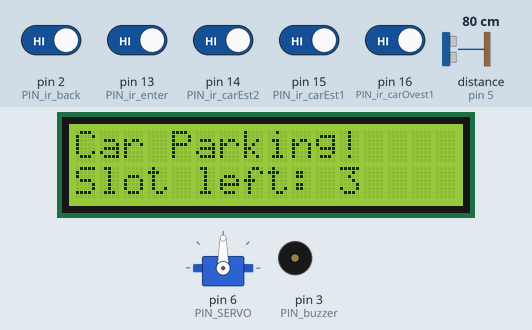
Recording of a sketch running on a simulated Arduino Uno, built for the host (arithmetic inside an expression is 32-bit, double 64-bit). Parts: 16×2 character LCD, servo, buzzer (waves = sounding). Wiring (inferred from the names in the program): ultrasonic range finder: trigger pin 4; echo pin 5. The test bench sets the inputs (shaded band); at power-on: pin 2 (PIN_ir_back), pin 13 (PIN_ir_enter), pin 14 (PIN_ir_carEst2), pin 15 (PIN_ir_carEst1), pin 16 (PIN_ir_carOvest1) HIGH, distance to the obstacle (sensor on pin 5) 80 cm. The echo pulse lasts 58.3 µs per cm; what the sketch prints to the serial monitor is not drawn.

Above: at 1.2 s.
1.3 s: pin 13 (PIN_ir_enter) driven LOW
At 3.1 s:
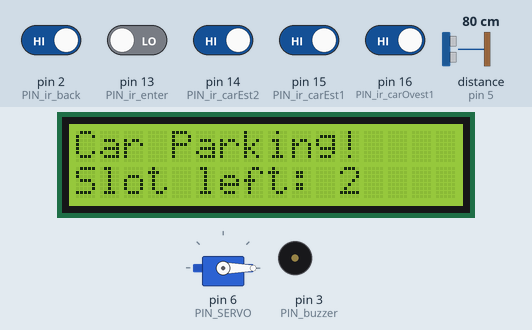
4.3 s: distance to the obstacle (sensor on pin 5) set to 13 cm
5.8 s: distance to the obstacle (sensor on pin 5) set to 10 cm
At 6.3 s:
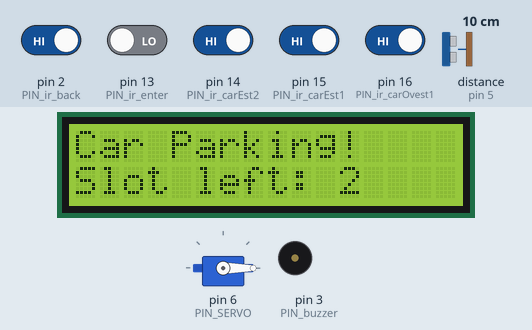
8.8 s: pin 2 (PIN_ir_back) driven LOW
10.9 s: pin 2 (PIN_ir_back) driven HIGH
At 13.2 s:
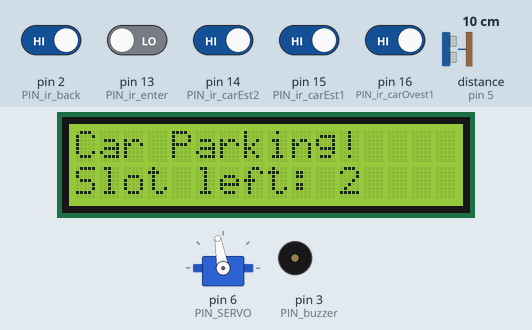
13.9 s: distance to the obstacle (sensor on pin 5) set to 18 cm
At 15.7 s:
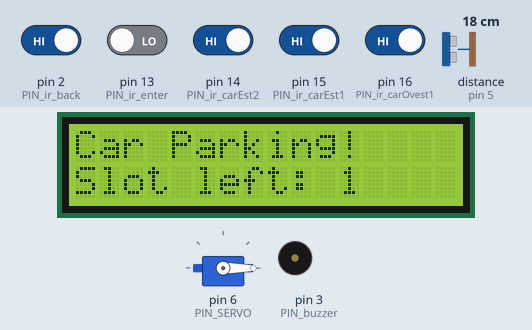
Timing chart, 0 to 16.5 s (numbered marks = the images above; inputs shaded):
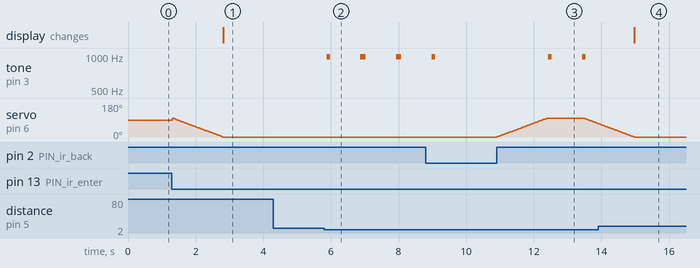

The sketch:

CarParking.ino
```cpp
#include <LiquidCrystal.h>
#include <Servo.h>
#include "SR04.h"

#define TRIG_PIN 4 //pin per sensore ultrasuono
#define ECHO_PIN 5 //pin per sensore ultrasuono
#define PIN_SERVO 6
#define PIN_ir_enter 13 //sbarra ingresso
#define PIN_ir_back 2   //sbarra uscita
#define PIN_ir_carOvest1 16
#define PIN_ir_carEst1 15
#define PIN_ir_carEst2 14
#define PIN_buzzer 3


SR04 sr04 = SR04(ECHO_PIN,TRIG_PIN);
long a;       //valore letto dal sensore ad ultrasuoni
int flag1=0,flag2=0;
int slot=3;
int S1=0,S2=0,S3=0;  //zero se posti liberi
int stato=0,i;

Servo servo;
LiquidCrystal lcd(7, 8, 9, 10, 11, 12);

void setup() {
  Serial.begin(9600);
  pinMode(PIN_buzzer,OUTPUT);
  pinMode(PIN_SERVO,OUTPUT);
  pinMode(PIN_ir_enter,INPUT);
  pinMode(PIN_ir_back,INPUT);
  pinMode(PIN_ir_carOvest1,INPUT);
  pinMode(PIN_ir_carEst1,INPUT);
  pinMode(PIN_ir_carEst1,INPUT);

  readSensor();
  stato = S1+S2+S3;
  slot = slot-stato;

  lcd.begin(16, 2);
  lcd.print("Car Parking!");
  lcd.setCursor(0, 1);
  lcd.print("Slot left: ");
  lcd.print(slot);

  servo.attach(PIN_SERVO);
}

void loop() {
 //lettura e stampa su monitor la posizione dell'auto da Proximity sensor (ultrasuono)
 a=sr04.Distance();
 //Serial.print(a);
 //Serial.println("cm");

 // Descrive il passaggio dell'auto sotto il 1 sensore in ingresso sbarra
 // ir sensor sono sempre 1, 0 quando trovano l'ostacolo
 // il flag ricorda se è passata una macchina sul sensore sbarra 1 e 2.
 if(digitalRead (PIN_ir_enter) == LOW && flag1==0){
  if(slot>0){
    flag1=1; // attraversato il 1 sensore sbarra o in ingresso o uscita
    if(flag2==0){
      controlloZone();
      servoMotoreOpen();
      slot = slot-1;
      lcd.setCursor(0, 1);
      lcd.print("Slot left: ");
      lcd.print(slot);
      lcd.print("    ");
    }
  }else{
    lcd.setCursor (0,0);
    lcd.write("Sorry :(     ");
    lcd.setCursor(0, 1);
    lcd.print("Parking full");
    tone(PIN_buzzer,988,100);
    delay(100);
    tone(PIN_buzzer,1319,850);
    delay(2000);
    display();
  }
 }

 // Descrive il passaggio dell'auto sotto il 2 sensore sbarra
 if(digitalRead (PIN_ir_back) == LOW && flag2==0 && slot<=2){
  flag2=1;  // attraversato il 2 sensore sbarra o in ingresso o uscita

  // Descrive il passaggio dell'auto sotto il 1 sensore di uscita dal parcheggio
  if(flag1==0){
    servoMotoreOpen();
    slot = slot+1;
    display();
  }
 }

 //chiusura della sbarra dopo passaggio sui 2 sensori
 if(flag1==1 && digitalRead(PIN_ir_back)==LOW){
   //da notare che se il sensore legge/non legge si chiude la sbarra
   while(digitalRead(PIN_ir_back)==LOW){ Serial.println("aspetto che oltrepassi il sensore"); }
   flag1=0, flag2=0;
   servoMotoreClose();
 }
 //chiusura della sbarra dopo passaggio sui 2 sensori
 if(flag2==1 && digitalRead(PIN_ir_enter)==LOW){
   while(digitalRead(PIN_ir_enter)==LOW){ Serial.println("aspetto che oltrepassi il sensore"); }
   flag1=0, flag2=0;
   servoMotoreClose();
 }


parcheggio_assistito();
}// chiusura loop


void display(){
  lcd.setCursor(0, 0);
  lcd.print("Car Parking!  ");
  lcd.setCursor(0, 1);
  lcd.print("Slot left: ");
  lcd.print(slot);
  lcd.print("    ");
}

// funzione di lettura valori dei sensori di ogni parcheggio
void readSensor(){
  if(digitalRead(PIN_ir_carEst1)==0){S1=1;}
  if(digitalRead(PIN_ir_carEst2)==0){S2=1;}
  if(digitalRead(PIN_ir_carOvest1)==0){S3=1;}
}

void parcheggio_assistito(){
  a=sr04.Distance();
  if (0<=a && a<=2){
    tone(PIN_buzzer,988,100);
    Serial.println("vicino");
    }
  else if (2<a && a<=5){
    tone(PIN_buzzer,988,100);
    delay(500);
    tone(PIN_buzzer,988,100);
    Serial.println("intermedio");
    }
  else if (5<a && a<=10){
    tone(PIN_buzzer,988,100);
    delay(1000);
    tone(PIN_buzzer,988,100);
    Serial.println("lontano");
    }
  else noTone;
}

void servoMotoreClose(){
  for (i=1; i<=100; i++){
      servo.write(i);
      delay(15);
  }
}

void servoMotoreOpen(){
  for (i=100; i>=0; i--){
      servo.write(i);
      delay(15);
  }
}

void controlloZone(){
  //controllo occupazione posti zona est parcheggio
 if(digitalRead(PIN_ir_carEst1)==0 && digitalRead(PIN_ir_carEst2)==0){
   lcd.setCursor(0, 0);
   lcd.print("Full East Zone");
   lcd.setCursor(0, 1);
   lcd.print("<- Turn left");
   delay (2000);
   lcd.clear();
   display();
 }

 //controllo occupazione posti zona ovest parcheggio
 if(digitalRead(PIN_ir_carOvest1)==0){
   lcd.setCursor(0, 0);
   lcd.print("Full West Zone");
   lcd.setCursor(0, 1);
   lcd.print("Turn right ->");
   delay (2000);
   lcd.clear();
   display();
 }
}
```

SR04.cpp
```cpp
#include "SR04.h"

SR04::SR04(int echoPin, int triggerPin) {
    _echoPin = echoPin;
    _triggerPin = triggerPin;
    pinMode(_echoPin, INPUT);
    pinMode(_triggerPin, OUTPUT);
    _autoMode = false;
    _distance = 999;
}


long SR04::Distance() {
    long d = 0;
    _duration = 0;
    digitalWrite(_triggerPin, LOW);
    delayMicroseconds(2);
    digitalWrite(_triggerPin, HIGH);
    delayMicroseconds(10);
    digitalWrite(_triggerPin, LOW);
    delayMicroseconds(2);
    _duration = pulseIn(_echoPin, HIGH, PULSE_TIMEOUT);
    d = MicrosecondsToCentimeter(_duration);
    delay(25);
    return d;
}

long SR04::DistanceAvg(int wait, int count) {
    long min, max, avg, d;
    min = 999;
    max = 0;
    avg = d = 0;

    if (wait < 25) {
        wait = 25;
    }

    if (count < 1) {
        count = 1;
    }

    for (int x = 0; x < count + 2; x++) {
        d = Distance();

        if (d < min) {
            min = d;
        }

        if (d > max) {
            max = d;
        }

        avg += d;
    }

    // substract highest and lowest value
    avg -= (max + min);
    // calculate average
    avg /= count;
    return avg;
}

void SR04::Ping() {
    _distance = Distance();
}

long SR04::getDistance() {
    return _distance;
}

long SR04::MicrosecondsToCentimeter(long duration) {
    long d = (duration * 100) / 5882;
    //d = (d == 0)?999:d;
    return d;
}
```

SR04.h
```cpp
#ifndef SR04_H
#define SR04_H

#if defined(ARDUINO) && ARDUINO >= 100
	#include "Arduino.h"
#else
	#include "WProgram.h"
#endif
//#include "pins_arduino.h"

#include <inttypes.h>

#define PULSE_TIMEOUT 150000L	// 100ms
#define DEFAULT_DELAY 10
#define DEFAULT_PINGS 5
class SR04 {
public:

	/**
	* Constructor
	* Ultrasonic sensor SR04, four connections pins
	* VCC, ECHO, TRIGGER, GND
	* <br>
	* \param echoPin digital INPUT-Pin for measuring distance
	* \param triggerPin if 10us high a trigger signal is generated from
	*					SR04
	*
	* \return void
	*/
	SR04(int echoPin, int triggerPin);

	/**
	* Do a measurment for this sensor. Return distance as long
	* in centimenter
	* \return long distance in centimeter
	*/
	long Distance();

	/**
	* Do count measurents and calculate the average.
	* To avoid defilement from ow/high peaks, min/max values
	* are substracted from the average
	*
	* \param wait delay between measurements, default = DEFAULT_DELAY/ms
	* \param count number of measurements, default DEFAULT_PINGS
	* \return long distance in centimeter
	**/
	long DistanceAvg(int wait=DEFAULT_DELAY, int count=DEFAULT_PINGS);

	/**
	* Do only a ping. Get result with methode getDistance()
	*
	* \param keine
	*/
	void Ping() ;

	/**
	* return latest distance. Methode Ping() should be called before
	* \param keine
	* \return Distanz in Zentimeter
	*/
	long getDistance();


private:
	/**
	* Do the measurement calculation and return result in centimeter
	* SR04 measure echo time to obstacle and return way.
	* <br>
	* Sound travels with 340m/sec
	* <br>
	* Example: Obstace 100cm away from SR04. Measure time is 100cm to
	* obstacle and 100cm return = 200cm
	* <br>
	* 1sec = 1000ms = 1.000.000uS
	* 1.000.000 / 340 = Distance in microseconds for 100cm
	* 2941uS fuer 100cm = 5882 uS fuer 200cm
	*
	* duration / 5882 * 100 = distance in cm
	*/
	long MicrosecondsToCentimeter(long duration);

	long _currentDistance;
	int _echoPin, _triggerPin;
	long _duration, _distance;
	bool _autoMode;
};
#endif
```

Measured:
- the behaviour switches between 12 and 11 cm on distance to the obstacle (sensor on pin 5) (found by bisection; images 1 and 2)
- after the input at 1.3 s, the display: changes after 1.5 s (image 1)
- after the input at 4.3 s, every drawn part: stays the same
- after the input at 5.8 s, tone on pin 3 (PIN_buzzer): alternates 988 Hz for 0.15 s and silent for 0.90 s, starting after 0.07 s
- after the input at 10.9 s, tone on pin 3 (PIN_buzzer): alternates 988 Hz for 0.10 s and silent for 0.90 s, starting after 1.5 s; servo on pin 6 (PIN_SERVO): rises from 0° to 100° in 1.5 s, then falls to 71° in 1.5 s
- after the input at 13.9 s, tone on pin 3 (PIN_buzzer): stops changing and stays silent
